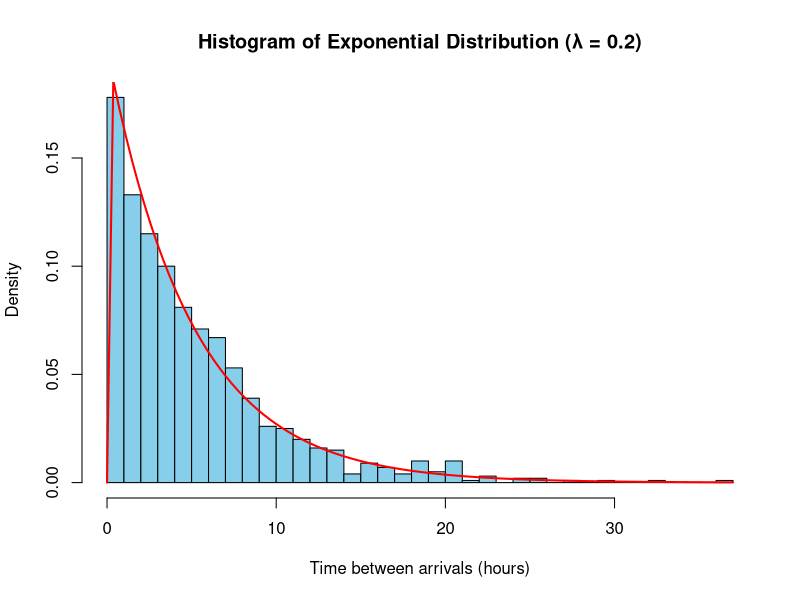

Write the R code that produced this figure.
# Set the rate parameter
lambda <- 0.2

# Calculate the mean and variance
mean_value <- 1 / lambda
variance_value <- 1 / (lambda^2)

# Print the mean and variance
cat("Mean:", mean_value, "\n")
cat("Variance:", variance_value, "\n")

# Simulate the exponential distribution
set.seed(123)  # for reproducibility
data <- rexp(1000, rate = lambda)

# Plot the histogram
hist(data, probability = TRUE, breaks = 30, col = "skyblue", 
     main = "Histogram of Exponential Distribution (λ = 0.2)",
     xlab = "Time between arrivals (hours)", ylab = "Density")

# Add theoretical curve
curve(dexp(x, rate = lambda), col = "red", lwd = 2, add = TRUE)

